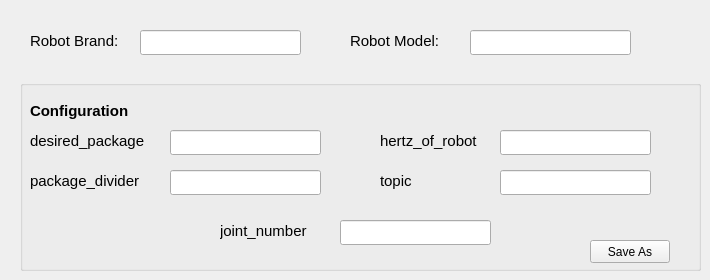
        <widget class="QWidget" name="page_6">
         <widget class="QGroupBox" name="W_MarverS_OmaEditorPlain">
          <property name="geometry">
           <rect>
            <x>20</x>
            <y>80</y>
            <width>681</width>
            <height>191</height>
           </rect>
          </property>
          <property name="title">
           <string/>
          </property>
          <widget class="QLabel" name="hertz_of_robot">
           <property name="geometry">
            <rect>
             <x>360</x>
             <y>50</y>
             <width>121</width>
             <height>21</height>
            </rect>
           </property>
           <property name="font">
            <font>
             <pointsize>11</pointsize>
            </font>
           </property>
           <property name="text">
            <string>hertz_of_robot</string>
           </property>
          </widget>
          <widget class="QLabel" name="topic">
           <property name="geometry">
            <rect>
             <x>360</x>
             <y>90</y>
             <width>61</width>
             <height>21</height>
            </rect>
           </property>
           <property name="font">
            <font>
             <pointsize>11</pointsize>
            </font>
           </property>
           <property name="text">
            <string>topic</string>
           </property>
          </widget>
          <widget class="QLabel" name="Configuration">
           <property name="geometry">
            <rect>
             <x>10</x>
             <y>20</y>
             <width>121</width>
             <height>21</height>
            </rect>
           </property>
           <property name="font">
            <font>
             <pointsize>11</pointsize>
             <weight>75</weight>
             <bold>true</bold>
            </font>
           </property>
           <property name="text">
            <string>Configuration</string>
           </property>
          </widget>
          <widget class="QLineEdit" name="hertz_of_robot_val">
           <property name="geometry">
            <rect>
             <x>480</x>
             <y>50</y>
             <width>151</width>
             <height>25</height>
            </rect>
           </property>
          </widget>
          <widget class="QLineEdit" name="package_div_val">
           <property name="geometry">
            <rect>
             <x>150</x>
             <y>90</y>
             <width>151</width>
             <height>25</height>
            </rect>
           </property>
          </widget>
          <widget class="QLabel" name="desired_package">
           <property name="geometry">
            <rect>
             <x>10</x>
             <y>50</y>
             <width>131</width>
             <height>21</height>
            </rect>
           </property>
           <property name="font">
            <font>
             <pointsize>11</pointsize>
            </font>
           </property>
           <property name="text">
            <string>desired_package</string>
           </property>
          </widget>
          <widget class="QLineEdit" name="des_package_val">
           <property name="geometry">
            <rect>
             <x>150</x>
             <y>50</y>
             <width>151</width>
             <height>25</height>
            </rect>
           </property>
          </widget>
          <widget class="QLabel" name="package_divider">
           <property name="geometry">
            <rect>
             <x>10</x>
             <y>90</y>
             <width>131</width>
             <height>21</height>
            </rect>
           </property>
           <property name="font">
            <font>
             <pointsize>11</pointsize>
            </font>
           </property>
           <property name="text">
            <string>package_divider</string>
           </property>
          </widget>
          <widget class="QLineEdit" name="topic_val">
           <property name="geometry">
            <rect>
             <x>480</x>
             <y>90</y>
             <width>151</width>
             <height>25</height>
            </rect>
           </property>
          </widget>
          <widget class="QLabel" name="joint_number">
           <property name="geometry">
            <rect>
             <x>200</x>
             <y>140</y>
             <width>111</width>
             <height>21</height>
            </rect>
           </property>
           <property name="font">
            <font>
             <pointsize>11</pointsize>
            </font>
           </property>
           <property name="text">
            <string>joint_number</string>
           </property>
          </widget>
          <widget class="QLineEdit" name="joint_number_val">
           <property name="geometry">
            <rect>
             <x>320</x>
             <y>140</y>
             <width>151</width>
             <height>25</height>
            </rect>
           </property>
          </widget>
          <widget class="QPushButton" name="SaveAsButton">
           <property name="geometry">
            <rect>
             <x>570</x>
             <y>160</y>
             <width>80</width>
             <height>23</height>
            </rect>
           </property>
           <property name="text">
            <string>Save As</string>
           </property>
          </widget>
         </widget>
         <widget class="QLabel" name="robotBrandLabel_2">
          <property name="geometry">
           <rect>
            <x>30</x>
            <y>30</y>
            <width>101</width>
            <height>21</height>
           </rect>
          </property>
          <property name="font">
           <font>
            <pointsize>11</pointsize>
           </font>
          </property>
          <property name="text">
           <string>Robot Brand: </string>
          </property>
         </widget>
         <widget class="QLineEdit" name="robotBrandValue_2">
          <property name="geometry">
           <rect>
            <x>140</x>
            <y>30</y>
            <width>161</width>
            <height>25</height>
           </rect>
          </property>
         </widget>
         <widget class="QLabel" name="robotModelLabel_2">
          <property name="geometry">
           <rect>
            <x>350</x>
            <y>30</y>
            <width>111</width>
            <height>21</height>
           </rect>
          </property>
          <property name="font">
           <font>
            <pointsize>11</pointsize>
           </font>
          </property>
          <property name="text">
           <string>Robot Model: </string>
          </property>
         </widget>
         <widget class="QLineEdit" name="robotModelValue_2">
          <property name="geometry">
           <rect>
            <x>470</x>
            <y>30</y>
            <width>161</width>
            <height>25</height>
           </rect>
          </property>
         </widget>
        </widget>
